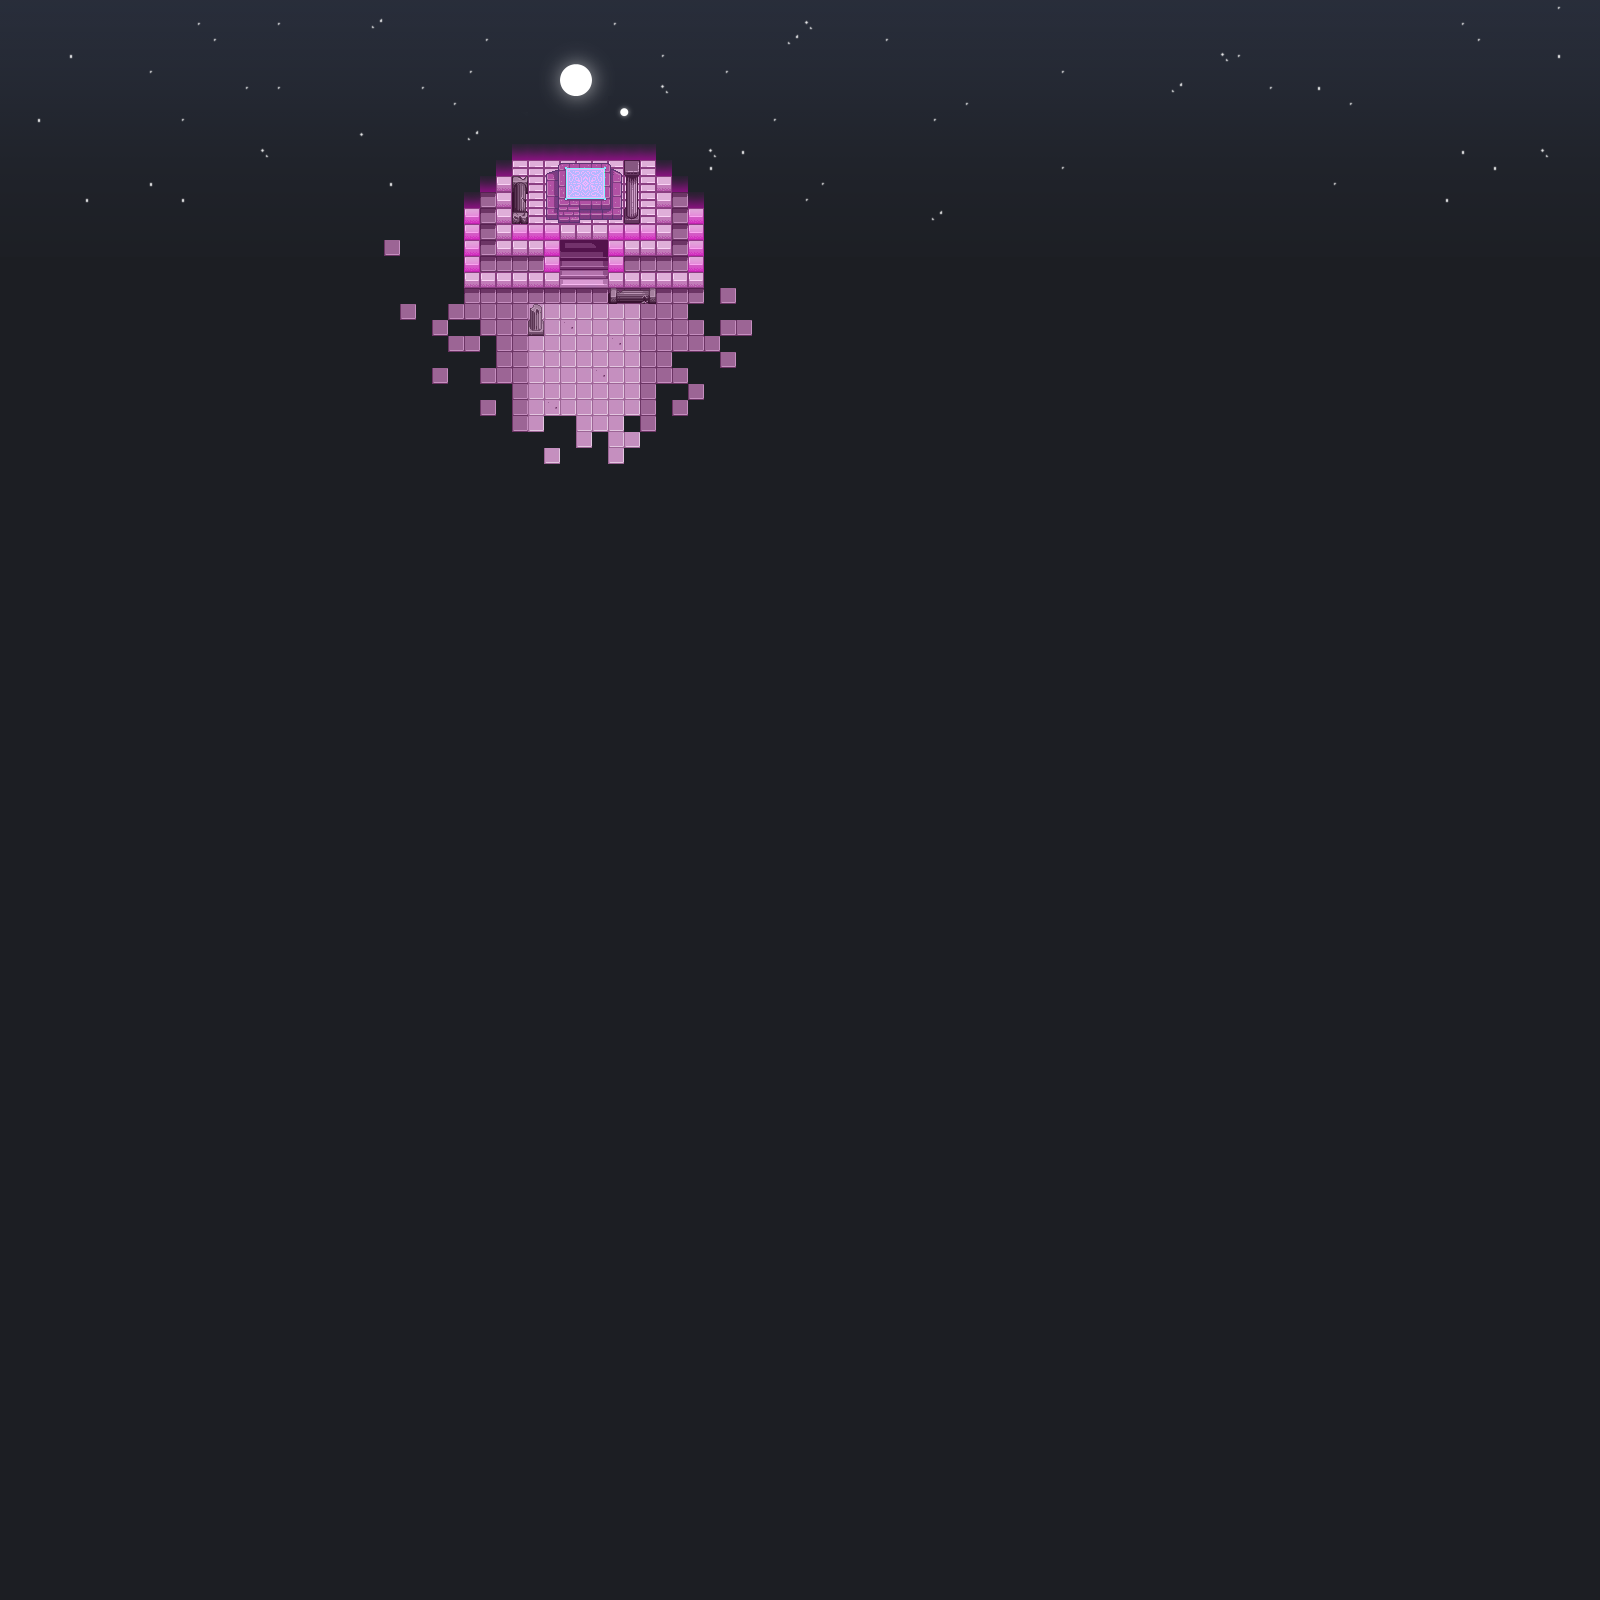

This is a level from a 2D game, rendered from its Tiled map with the project's own tilesets. A one-line summary and the map file follow, with tile-layer data summarised:
An orthogonal 100x100 tile map with 16x16 px tiles, 4 tile layers (Back, Buildings, Front, AlwaysFront) and 2 objects (2x TileData).

<map version="1.9" tiledversion="1.9.0" orientation="orthogonal" renderorder="right-down" compressionlevel="0" width="100" height="100" tilewidth="16" tileheight="16" infinite="0" nextlayerid="9" nextobjectid="3">
 <properties>
  <property name="AmbientLight" value="255 255 255" />
  <property name="Fish" value="128 .1 129 .1 130 .1 131 .1 132 .1 136 .1 137 .1 138 .1 139 .1 140 .1 141 .1 142 .1 143 .1 144 .1 145 .1 146 .1 147 .1 148 .1 149 .1 150 .1 151 .1 152 .1 153 .1 154 .1 155 .1 156 .1 157 .1 158 .1 159 .1 160 .1 161 .1 162 .1 163 .1 164 .1 165 .1 682 .1 698 .1 699 .1 700 .1 701 .1 702 .1 704 .1 705 .1 706 .1 707 .1 708 .1 734 .1 775 .1 795 .1 796 .1 " />
  <property name="IsGreenhouse" value="T" />
  <property name="indoorWater" value="T" />
 </properties>
 <tileset firstgid="1" name="z_lostgarden" tilewidth="16" tileheight="16" tilecount="400" columns="20">
  <image source="LostGarden_Spritesheets.png" width="320" height="320" />
  <tile id="0">
   <properties>
    <property name="Type" value="Stone" />
   </properties>
  </tile>
  <tile id="1">
   <properties>
    <property name="Type" value="Stone" />
   </properties>
  </tile>
  <tile id="2">
   <properties>
    <property name="Type" value="Stone" />
   </properties>
  </tile>
  <tile id="3">
   <properties>
    <property name="Type" value="Stone" />
   </properties>
  </tile>
  <tile id="4">
   <properties>
    <property name="Type" value="Stone" />
   </properties>
  </tile>
  <tile id="5">
   <properties>
    <property name="Type" value="Stone" />
   </properties>
  </tile>
  <tile id="6">
   <properties>
    <property name="Type" value="Stone" />
   </properties>
  </tile>
  <tile id="7">
   <properties>
    <property name="Type" value="Stone" />
   </properties>
  </tile>
  <tile id="8">
   <properties>
    <property name="Type" value="Stone" />
   </properties>
  </tile>
  <tile id="9">
   <properties>
    <property name="Water" value="I" />
   </properties>
  </tile>
  <tile id="10">
   <properties>
    <property name="Type" value="Grass" />
   </properties>
  </tile>
  <tile id="11">
   <properties>
    <property name="Type" value="Grass" />
   </properties>
  </tile>
  <tile id="12">
   <properties>
    <property name="Type" value="Grass" />
   </properties>
  </tile>
  <tile id="13">
   <properties>
    <property name="Diggable" value="T" />
    <property name="Type" value="Dirt" />
   </properties>
  </tile>
  <tile id="16">
   <properties>
    <property name="Type" value="Grass" />
   </properties>
  </tile>
  <tile id="17">
   <properties>
    <property name="Type" value="Grass" />
   </properties>
  </tile>
  <tile id="18">
   <properties>
    <property name="Type" value="Grass" />
   </properties>
  </tile>
  <tile id="19">
   <properties>
    <property name="Type" value="Grass" />
   </properties>
  </tile>
  <tile id="20">
   <properties>
    <property name="Type" value="Stone" />
   </properties>
  </tile>
  <tile id="21">
   <properties>
    <property name="Type" value="Stone" />
   </properties>
  </tile>
  <tile id="22">
   <properties>
    <property name="Type" value="Stone" />
   </properties>
  </tile>
  <tile id="23">
   <properties>
    <property name="Type" value="Stone" />
   </properties>
  </tile>
  <tile id="24">
   <properties>
    <property name="Type" value="Stone" />
   </properties>
  </tile>
  <tile id="27">
   <properties>
    <property name="Type" value="Stone" />
   </properties>
  </tile>
  <tile id="28">
   <properties>
    <property name="Type" value="Stone" />
   </properties>
  </tile>
  <tile id="29">
   <properties>
    <property name="Water" value="I" />
   </properties>
  </tile>
  <tile id="30">
   <properties>
    <property name="Type" value="Grass" />
   </properties>
  </tile>
  <tile id="31">
   <properties>
    <property name="Diggable" value="T" />
    <property name="Type" value="Dirt" />
   </properties>
  </tile>
  <tile id="34">
   <properties>
    <property name="Type" value="Grass" />
   </properties>
  </tile>
  <tile id="35">
   <properties>
    <property name="Type" value="Grass" />
   </properties>
  </tile>
  <tile id="36">
   <properties>
    <property name="Type" value="Grass" />
   </properties>
  </tile>
  <tile id="37">
   <properties>
    <property name="Type" value="Grass" />
   </properties>
  </tile>
  <tile id="38">
   <properties>
    <property name="Type" value="Grass" />
   </properties>
  </tile>
  <tile id="39">
   <properties>
    <property name="Type" value="Grass" />
   </properties>
  </tile>
  <tile id="40">
   <properties>
    <property name="Type" value="Stone" />
   </properties>
  </tile>
  <tile id="41">
   <properties>
    <property name="Type" value="Stone" />
   </properties>
  </tile>
  <tile id="42">
   <properties>
    <property name="Type" value="Stone" />
   </properties>
  </tile>
  <tile id="43">
   <properties>
    <property name="Type" value="Stone" />
   </properties>
  </tile>
  <tile id="44">
   <properties>
    <property name="Type" value="Stone" />
   </properties>
  </tile>
  <tile id="47">
   <properties>
    <property name="Type" value="Stone" />
   </properties>
  </tile>
  <tile id="48">
   <properties>
    <property name="Type" value="Stone" />
   </properties>
  </tile>
  <tile id="49">
   <properties>
    <property name="Water" value="I" />
   </properties>
  </tile>
  <tile id="50">
   <properties>
    <property name="Type" value="Grass" />
   </properties>
  </tile>
  <tile id="51">
   <properties>
    <property name="Type" value="Grass" />
   </properties>
  </tile>
  <tile id="52">
   <properties>
    <property name="Type" value="Grass" />
   </properties>
  </tile>
  <tile id="53">
   <properties>
    <property name="Type" value="Grass" />
   </properties>
  </tile>
  <tile id="54">
   <properties>
    <property name="Type" value="Grass" />
   </properties>
  </tile>
  <tile id="55">
   <properties>
    <property name="Type" value="Grass" />
   </properties>
  </tile>
  <tile id="56">
   <properties>
    <property name="Type" value="Grass" />
   </properties>
  </tile>
  <tile id="57">
   <properties>
    <property name="Type" value="Grass" />
   </properties>
  </tile>
  <tile id="58">
   <properties>
    <property name="Type" value="Grass" />
   </properties>
  </tile>
  <tile id="59">
   <properties>
    <property name="Type" value="Grass" />
   </properties>
  </tile>
  <tile id="60">
   <properties>
    <property name="Type" value="Stone" />
   </properties>
  </tile>
  <tile id="61">
   <properties>
    <property name="Type" value="Stone" />
   </properties>
  </tile>
  <tile id="62">
   <properties>
    <property name="Type" value="Stone" />
   </properties>
  </tile>
  <tile id="63">
   <properties>
    <property name="Type" value="Stone" />
   </properties>
  </tile>
  <tile id="64">
   <properties>
    <property name="Type" value="Stone" />
   </properties>
  </tile>
  <tile id="69">
   <properties>
    <property name="Water" value="I" />
   </properties>
  </tile>
  <tile id="70">
   <properties>
    <property name="Type" value="Grass" />
   </properties>
  </tile>
  <tile id="71">
   <properties>
    <property name="Diggable" value="T" />
    <property name="Type" value="Dirt" />
   </properties>
  </tile>
  <tile id="72">
   <properties>
    <property name="Diggable" value="T" />
    <property name="Type" value="Dirt" />
   </properties>
  </tile>
  <tile id="73">
   <properties>
    <property name="Type" value="Grass" />
   </properties>
  </tile>
  <tile id="74">
   <properties>
    <property name="Type" value="Grass" />
   </properties>
  </tile>
  <tile id="75">
   <properties>
    <property name="Type" value="Grass" />
   </properties>
  </tile>
  <tile id="76">
   <properties>
    <property name="Type" value="Grass" />
   </properties>
  </tile>
  <tile id="77">
   <properties>
    <property name="Type" value="Grass" />
   </properties>
  </tile>
  <tile id="80">
   <properties>
    <property name="Type" value="Stone" />
   </properties>
  </tile>
  <tile id="81">
   <properties>
    <property name="Type" value="Stone" />
   </properties>
  </tile>
  <tile id="82">
   <properties>
    <property name="Type" value="Stone" />
   </properties>
  </tile>
  <tile id="83">
   <properties>
    <property name="Type" value="Stone" />
   </properties>
  </tile>
  <tile id="84">
   <properties>
    <property name="Type" value="Stone" />
   </properties>
  </tile>
  <tile id="89">
   <properties>
    <property name="Water" value="I" />
   </properties>
  </tile>
  <tile id="90">
   <properties>
    <property name="Type" value="Grass" />
   </properties>
  </tile>
  <tile id="91">
   <properties>
    <property name="Type" value="Grass" />
   </properties>
  </tile>
  <tile id="92">
   <properties>
    <property name="Type" value="Grass" />
   </properties>
  </tile>
  <tile id="93">
   <properties>
    <property name="Type" value="Grass" />
   </properties>
  </tile>
  <tile id="94">
   <properties>
    <property name="Type" value="Grass" />
   </properties>
  </tile>
  <tile id="95">
   <properties>
    <property name="Type" value="Grass" />
   </properties>
  </tile>
  <tile id="96">
   <properties>
    <property name="Type" value="Grass" />
   </properties>
  </tile>
  <tile id="97">
   <properties>
    <property name="Type" value="Grass" />
   </properties>
  </tile>
  <tile id="100">
   <properties>
    <property name="Type" value="Stone" />
   </properties>
  </tile>
  <tile id="101">
   <properties>
    <property name="Type" value="Stone" />
   </properties>
  </tile>
  <tile id="102">
   <properties>
    <property name="Type" value="Stone" />
   </properties>
  </tile>
  <tile id="103">
   <properties>
    <property name="Type" value="Stone" />
   </properties>
  </tile>
  <tile id="104">
   <properties>
    <property name="Type" value="Stone" />
   </properties>
  </tile>
  <tile id="109">
   <properties>
    <property name="Water" value="I" />
   </properties>
  </tile>
  <tile id="110">
   <properties>
    <property name="Type" value="Grass" />
   </properties>
  </tile>
  <tile id="111">
   <properties>
    <property name="Type" value="Grass" />
   </properties>
  </tile>
  <tile id="112">
   <properties>
    <property name="Type" value="Grass" />
   </properties>
  </tile>
  <tile id="113">
   <properties>
    <property name="Type" value="Grass" />
   </properties>
  </tile>
  <tile id="114">
   <properties>
    <property name="Type" value="Grass" />
   </properties>
  </tile>
  <tile id="116">
   <properties>
    <property name="Type" value="Grass" />
   </properties>
  </tile>
  <tile id="117">
   <properties>
    <property name="Type" value="Grass" />
   </properties>
  </tile>
  <tile id="121">
   <properties>
    <property name="Type" value="Stone" />
   </properties>
  </tile>
  <tile id="122">
   <properties>
    <property name="Type" value="Stone" />
   </properties>
  </tile>
  <tile id="123">
   <properties>
    <property name="Type" value="Stone" />
   </properties>
  </tile>
  <tile id="129">
   <properties>
    <property name="Water" value="I" />
   </properties>
  </tile>
  <tile id="130">
   <properties>
    <property name="Type" value="Grass" />
   </properties>
  </tile>
  <tile id="131">
   <properties>
    <property name="Type" value="Grass" />
   </properties>
  </tile>
  <tile id="132">
   <properties>
    <property name="Type" value="Grass" />
   </properties>
  </tile>
  <tile id="133">
   <properties>
    <property name="Type" value="Grass" />
   </properties>
  </tile>
  <tile id="134">
   <properties>
    <property name="Type" value="Grass" />
   </properties>
  </tile>
  <tile id="135">
   <properties>
    <property name="Type" value="Grass" />
   </properties>
  </tile>
  <tile id="136">
   <properties>
    <property name="Type" value="Grass" />
   </properties>
  </tile>
  <tile id="149">
   <properties>
    <property name="Water" value="I" />
   </properties>
  </tile>
  <tile id="150">
   <properties>
    <property name="Type" value="Grass" />
   </properties>
  </tile>
  <tile id="151">
   <properties>
    <property name="Type" value="Grass" />
   </properties>
  </tile>
  <tile id="152">
   <properties>
    <property name="Type" value="Grass" />
   </properties>
  </tile>
  <tile id="153">
   <properties>
    <property name="Type" value="Grass" />
   </properties>
  </tile>
  <tile id="154">
   <properties>
    <property name="Type" value="Grass" />
   </properties>
  </tile>
  <tile id="156">
   <properties>
    <property name="Type" value="Grass" />
   </properties>
  </tile>
  <tile id="169">
   <properties>
    <property name="Water" value="I" />
   </properties>
  </tile>
  <tile id="170">
   <properties>
    <property name="Type" value="Grass" />
   </properties>
  </tile>
  <tile id="171">
   <properties>
    <property name="Type" value="Grass" />
   </properties>
  </tile>
  <tile id="172">
   <properties>
    <property name="Type" value="Grass" />
   </properties>
  </tile>
  <tile id="173">
   <properties>
    <property name="Type" value="Grass" />
   </properties>
  </tile>
  <tile id="174">
   <properties>
    <property name="Type" value="Grass" />
   </properties>
  </tile>
  <tile id="175">
   <properties>
    <property name="Type" value="Grass" />
   </properties>
  </tile>
  <tile id="176">
   <properties>
    <property name="Type" value="Grass" />
   </properties>
  </tile>
  <tile id="189">
   <properties>
    <property name="Water" value="I" />
   </properties>
  </tile>
  <tile id="190">
   <properties>
    <property name="Type" value="Grass" />
   </properties>
  </tile>
  <tile id="191">
   <properties>
    <property name="Type" value="Grass" />
   </properties>
  </tile>
  <tile id="192">
   <properties>
    <property name="Type" value="Grass" />
   </properties>
  </tile>
  <tile id="193">
   <properties>
    <property name="Type" value="Grass" />
   </properties>
  </tile>
  <tile id="194">
   <properties>
    <property name="Type" value="Grass" />
   </properties>
  </tile>
  <tile id="195">
   <properties>
    <property name="Type" value="Grass" />
   </properties>
  </tile>
  <tile id="196">
   <properties>
    <property name="Type" value="Grass" />
   </properties>
  </tile>
  <tile id="209">
   <properties>
    <property name="Water" value="I" />
   </properties>
  </tile>
  <tile id="210">
   <properties>
    <property name="Type" value="Grass" />
   </properties>
  </tile>
  <tile id="211">
   <properties>
    <property name="Type" value="Grass" />
   </properties>
  </tile>
  <tile id="212">
   <properties>
    <property name="Type" value="Grass" />
   </properties>
  </tile>
  <tile id="213">
   <properties>
    <property name="Type" value="Grass" />
   </properties>
  </tile>
  <tile id="214">
   <properties>
    <property name="Type" value="Grass" />
   </properties>
  </tile>
  <tile id="215">
   <properties>
    <property name="Type" value="Grass" />
   </properties>
  </tile>
  <tile id="216">
   <properties>
    <property name="Type" value="Grass" />
   </properties>
  </tile>
  <tile id="229">
   <properties>
    <property name="Water" value="I" />
   </properties>
  </tile>
  <tile id="237">
   <properties>
    <property name="Type" value="Stone" />
   </properties>
  </tile>
  <tile id="238">
   <properties>
    <property name="Type" value="Stone" />
   </properties>
  </tile>
  <tile id="239">
   <properties>
    <property name="Type" value="Stone" />
   </properties>
  </tile>
  <tile id="249">
   <properties>
    <property name="Water" value="I" />
   </properties>
  </tile>
  <tile id="257">
   <properties>
    <property name="Type" value="Stone" />
   </properties>
  </tile>
  <tile id="258">
   <properties>
    <property name="Type" value="Stone" />
   </properties>
  </tile>
  <tile id="259">
   <properties>
    <property name="Type" value="Stone" />
   </properties>
  </tile>
  <tile id="269">
   <properties>
    <property name="Water" value="I" />
   </properties>
  </tile>
  <tile id="278">
   <properties>
    <property name="Type" value="Stone" />
   </properties>
  </tile>
  <tile id="279">
   <properties>
    <property name="Type" value="Stone" />
   </properties>
  </tile>
  <tile id="289">
   <properties>
    <property name="Water" value="I" />
   </properties>
  </tile>
  <tile id="309">
   <properties>
    <property name="Water" value="I" />
   </properties>
  </tile>
  <tile id="349">
   <properties>
    <property name="Diggable" value="T" />
   </properties>
  </tile>
 </tileset>
 <layer id="1" name="Back" width="100" height="100">
  <data>[10000 cells, 10000 non-empty, 46 distinct tile ids]</data>
 </layer>
 <layer id="2" name="Buildings" width="100" height="100">
  <data>[10000 cells, 646 non-empty, 84 distinct tile ids]</data>
 </layer>
 <layer id="3" name="Front" width="100" height="100">
  <data>[10000 cells, 21 non-empty, 4 distinct tile ids]</data>
 </layer>
 <layer id="4" name="AlwaysFront" width="100" height="100">
  <data>[10000 cells, 1 non-empty, 1 distinct tile ids]</data>
 </layer>
 <objectgroup id="5" name="Back">
  <object id="1" name="TileData" x="576" y="176" width="16" height="16">
   <properties>
    <property name="TouchAction" value="MagicWarp Backwoods 25 9" />
   </properties>
  </object>
 </objectgroup>
 <objectgroup id="6" name="Buildings">
  <object id="2" name="TileData" x="528" y="320" width="16" height="16">
   <properties>
    <property name="Action" value="Warp 49 22 Custom_yatag_LostGardenSection" />
   </properties>
  </object>
 </objectgroup>
 <objectgroup id="7" name="Front" />
 <objectgroup id="8" name="AlwaysFront" />
</map>
